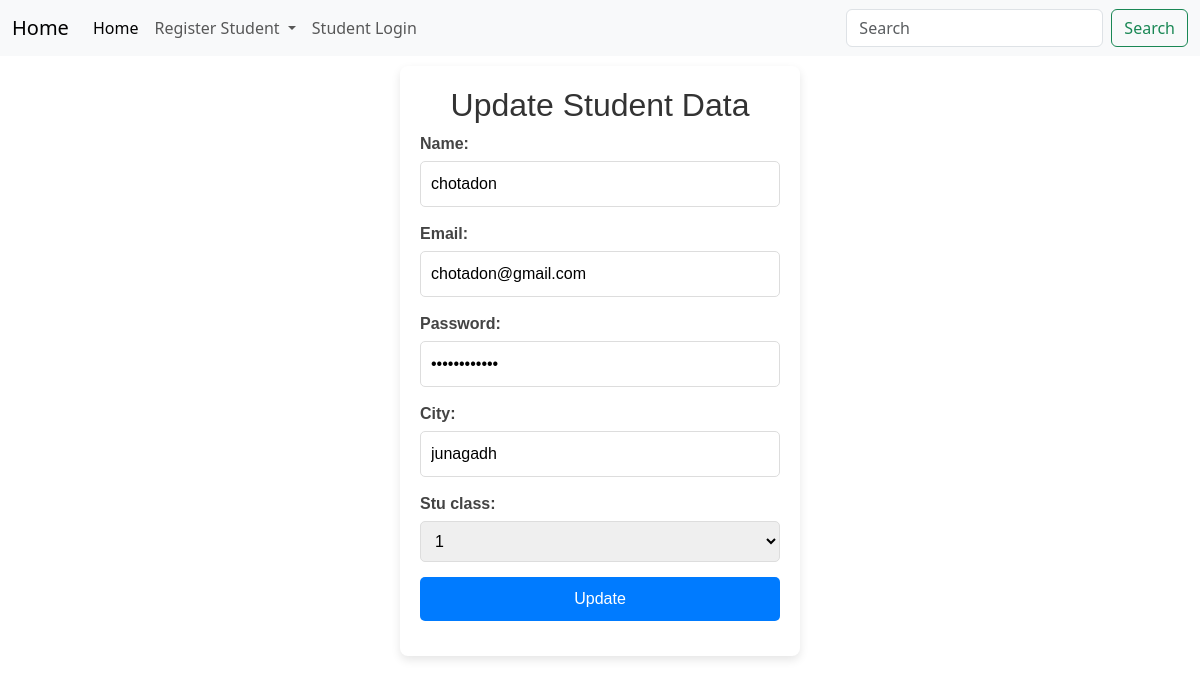
Screenshot of /student/update/5 with the database file from the repository.
### student/models.py (models this page shows, shortened)
class Profile(models.Model):
    name = models.CharField(max_length=70)
    email = models.EmailField(max_length=255, default='example@gmail.com', unique=True)
    password = models.CharField(max_length=50, verbose_name='password', null=False, blank=False, default='iron@man-power+')
    city = models.CharField(max_length=70, default='junagadh')
    roll_no = models.IntegerField(default = 0, unique=True)
    stu_class = models.IntegerField(default=1, choices=[(1, '1'),(2, '2'),(3, '3'),(4, '4'),(5, '5'),(6, '6'),(7, '7'),(8, '8'),(9, '9'),(10, '10'),(11, '11'),(12, '12')])

### student/views.py (the view, shortened to what this page needs)
# urls.py: path('update/<int:stu_id>', update_student, name='update_student'),
def update_student(req, stu_id):
    if req.method == 'GET':
        print('Its GET method')
        stu = Profile.objects.get(id=stu_id)
        existing_data = {
            'name': stu.name,
            'email': stu.email,
            'password': stu.password,
            'city': stu.city,
            'stu_class': stu.stu_class
        }
        existing_stu = Registration(data=existing_data)
        print(existing_data)
        return render(req, 'student/update_student.html', {'form_obj': existing_stu})
    return HttpResponse('Updated')

### context_processors.py (called while the page is built)
def global_settings(request):
    return {
        'BASE_URL': settings.BASE_URL,
        'PORT': settings.PORT,
    }

### student/myforms.py (called while the page is built)
    def clean_password(self):
        cleaned_password = self.cleaned_data['password']
        special_characters = [
            '!', '"', '#', '$', '%', '&', "'", '(', ')', '*', '+', ',', '-', '.', '/',
            ':', ';', '<', '=', '>', '?', '@', '[', ']', '^', '_', '`', '{', '|', '}', '~'
        ]
        flag = False
        for c in special_characters:
            if c in cleaned_password:
                flag = True
                break
        if not flag:
            raise forms.ValidationError('InValid password!, Password must contain at least 1 special character.')
        return cleaned_password

### student/templates/student/update_student.html (shortened to what this page needs)
{% extends "student/base_student_data.html" %}
{% block heading %}Update Student Data{% endblock heading %}
{% block submitBtn %}Update{% endblock submitBtn %}

### student/templates/student/base_student_data.html (shortened to what this page needs)
{% extends "student/base.html" %}
{% load static %}
{% block addstyle %}
<link rel="stylesheet" href="{% static 'student/styles/registrationstyle.css' %}">
{% endblock addstyle %}
{% block addon %}
<div class="custom-form">
    <form class="myform" method="post" novalidate>
        <h2>{% block heading %}{% endblock heading %}</h2>
        {% for field in form_obj %}
            <div>
                {% block content %}
                    {{ field.label_tag }} {{ field }}
                {% endblock content %}
            </div>
        {% endfor %}
        <input type="submit" value="{% block submitBtn %}Submit{% endblock submitBtn %}">
    </form>
</div>
{% endblock addon %}

### student/static/student/styles/registrationstyle.css (style rules this page uses)
.custom-form * { box-sizing: border-box; }
.custom-form { font-family: 'Arial', sans-serif; background-color: #fff; }
.custom-form form { background: #fff; padding: 20px; border-radius: 8px; box-shadow: 0px 4px 10px rgba(0, 0, 0, 0.1); max-width: 400px; margin: 0 auto; }
.custom-form h1, .custom-form h2 { text-align: center; color: #333; }
.custom-form label { display: block; margin-bottom: 5px; font-weight: bold; color: #444; }
.custom-form input, .custom-form select, .custom-form button { width: 100%; padding: 10px; margin-bottom: 15px; border: 1px solid #ddd; border-radius: 5px; font-size: 16px; }
.custom-form button, .custom-form input[type="submit"] { background-color: #007bff; color: #fff; border: none; cursor: pointer; }

### rows the page displays
Profile: form_obj "chotadon" "chotadon@gmail.com" "junagadh" "1"

### other values shown
{{ field.label_tag }} "Name:" "Email:" "Password:" "City:" "Stu class:"
